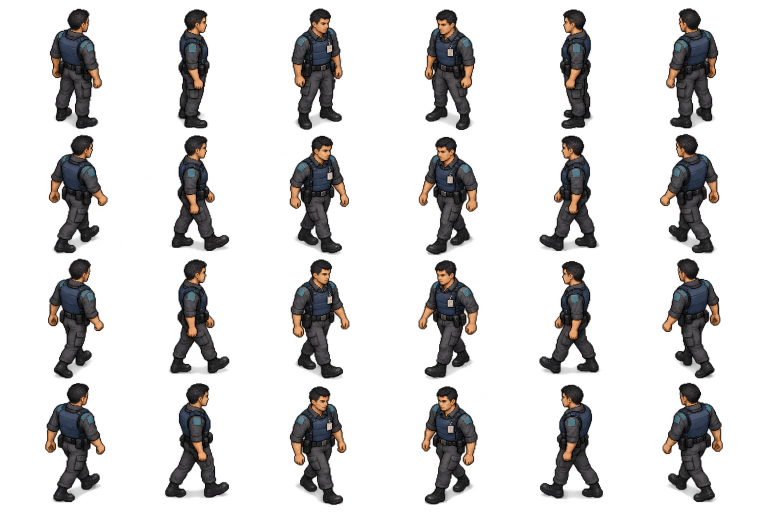
#> input picture game/Assets/facility-standins/chen.png, 1536 x 1024 px (shown at 1/2 size); its folder holds 4 pictures in this run
$ python register_facility_standins.py
#> lines starting #> are read from the running program, lines starting #| are printed output that depends on the picture; after the words box and inside, x2 and y2 are one past the last pixel; in counts of white or black regions, pixels touching at a corner belong together
"""Register unchanged generated sprite sources by atlas region/feet anchor; never edit PNG pixels."""
import argparse
import hashlib
import json
import statistics
from pathlib import Path
from PIL import Image

ROOT = Path(__file__).resolve().parents[1]
FOLDER = ROOT / 'game/Assets/facility-standins'


def character_rows(alpha):
    cuts = [0]
    opaque = alpha.point(lambda value: 255 if value >= 160 else 0)
    for boundary in (256, 512, 768):
        clear = [y for y in range(boundary - 16, boundary + 21)
                 if opaque.crop((0, y, alpha.width, y + 1)).getbbox() is None]
        if not clear:
            raise ValueError('No clear row separating generated animation frames')
        cuts.append((clear[0] + clear[-1]) // 2)
    return cuts + [alpha.height]


def build():
    images, sprites, actors = {}, {}, {}
    for name in ('chen', 'ortiz', 'player', 'floor', 'wall', 'door', 'land', 'props'):
        with Image.open(FOLDER / f'{name}.png') as image:
#> image is the input picture: PIL image 1536x1024 RGBA; mean R, G, B, A 47.8, 41.4, 38, 54.3
            filename = f'facility-standins/{name}.png'
            images[filename] = list(image.size)
            if name in ('chen', 'ortiz', 'player'):
                if image.size != (1536, 1024) or image.mode != 'RGBA':
                    raise ValueError(f'{name}: expected transparent 6-column/4-row source')
                alpha = image.getchannel('A')
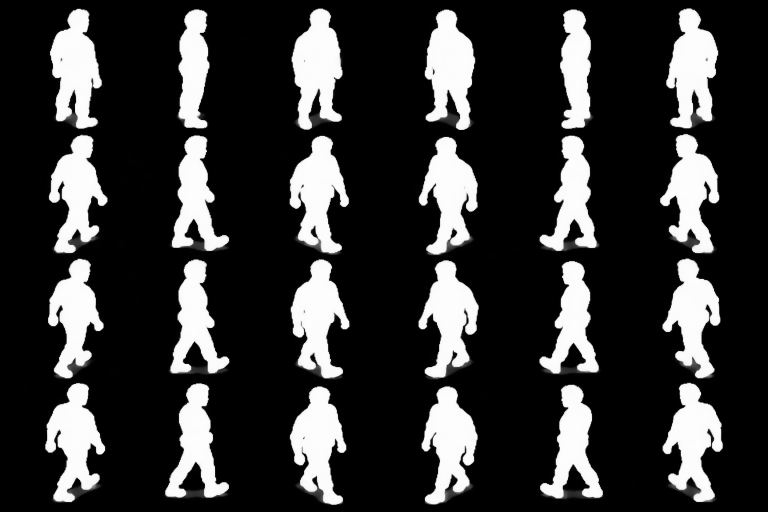
#> alpha: PIL image 1536x1024 L (shown at 1/2 size); min 0, max 254, mean 54.3
                cuts = character_rows(alpha)
#> in character_rows, `opaque = alpha.point(lambda value: 255 if value >= 160 else 0)`:
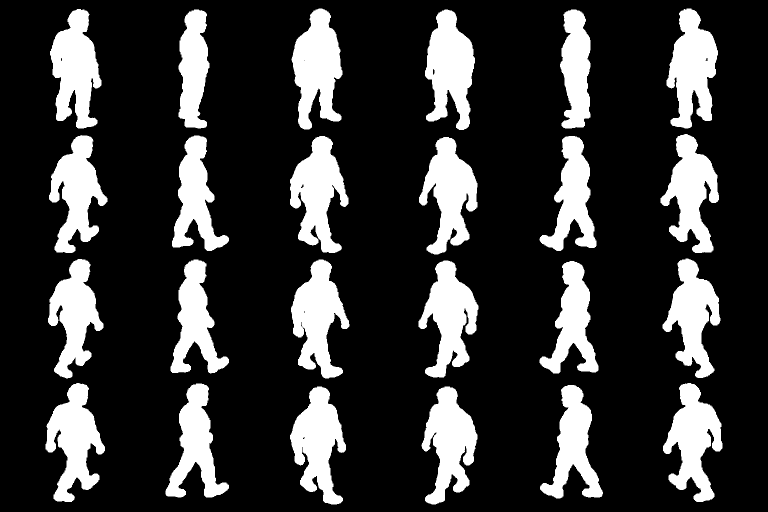
#> opaque: PIL image 1536x1024 L (shown at 1/2 size); 21.1% white; 24 white regions, largest, box (x1, y1, x2, y2) and area: (583, 17, 685, 259) 15556, (850, 19, 950, 260) 15330, (580, 272, 697, 506) 15193
#> the loop in character_rows, `for boundary in (256, 512, 768):` made 3 passes
#> clear on passes 1 to 3: [260, 261, 262, 263, 264, 265, 266, 267], [509, 510, 511, 512, 513, 514, 515, 516], [757, 758, 759, 760, 761, 762, 763, 764, 765]
#> after the loop in character_rows, `for boundary in (256, 512, 768):`: cuts = [0, 263, 512, 761]
#> cuts = [0, 263, 512, 761, 1024]
                frames = []
                for row in range(4):
                    for column in range(6):
                        region = [column * 256, cuts[row], 256, cuts[row + 1] - cuts[row]]
                        cell = alpha.crop((region[0], region[1], region[0] + region[2], region[1] + region[3]))
                        mask = cell.point(lambda value: 255 if value >= 160 else 0)
                        box = mask.getbbox()
                        if not box or box[0] == 0 or box[1] == 0 or box[2] == cell.width or box[3] == cell.height:
                            raise ValueError(f'{name}/{row}/{column}: foreground clipped at frame boundary')
                        foot = mask.crop((0, max(box[1], box[3] - 26), cell.width, box[3])).getbbox()
                        frames.append((region, box, [(foot[0] + foot[2]) / 2, box[3] - 1]))
#> after the loop, frames = 24 items
                scale = round(58 / statistics.median(f[1][3] - f[1][1] for f in frames[:6]), 6)
#> scale = 0.242
                for index, (region, _, anchor) in enumerate(frames):
                    row, column = divmod(index, 6)
                    state, frame = ('idle', 0) if row == 0 else ('walk', row - 1)
                    sprites[f'facility-{name}-{state}-{column}-{frame}'] = dict(file=filename, region=region, anchor=anchor, scale=scale)
#> this loop made 24 passes
#> (region, anchor, row, column, state, frame) on passes 1 to 12: ([0, 0, 256, 263], [153.5, 256], 0, 0, 'idle', 0), ([256, 0, 256, 263], [129.5, 256], 0, 1, 'idle', 0), ([512, 0, 256, 263], [127.5, 258], 0, 2, 'idle', 0), ([768, 0, 256, 263], [128, 259], 0, 3, 'idle', 0), ([1024, 0, 256, 263], [128, 256], 0, 4, 'idle', 0), ([1280, 0, 256, 263], [102.5, 256], 0, 5, 'idle', 0), ([0, 263, 256, 249], [144.5, 242], 1, 0, 'walk', 0), ([256, 263, 256, 249], [145, 238], 1, 1, 'walk', 0), ([512, 263, 256, 249], [129.5, 242], 1, 2, 'walk', 0), ([768, 263, 256, 249], [122, 245], 1, 3, 'walk', 0), ([1024, 263, 256, 249], [112, 238], 1, 4, 'walk', 0), ([1280, 263, 256, 249], [111.5, 242], 1, 5, 'walk', 0)
#> after the loop, sprites = 24 items
                states = {state: [[f'facility-{name}-{state}-{facing}-{frame}' for frame in range(count)]
                                  for facing in range(6)] for state, count in [('idle', 1), ('walk', 3)]}
#> states = 2 items
                actor_id = dict(chen='observer', ortiz='tech', player='avatar')[name]
                actors[actor_id] = dict(rig='human-isometric-six-v1', layers=[dict(id='baked-outfit', states=states)])
            elif name == 'props':
                if image.mode != 'RGBA' or image.width != image.height or image.width % 2:
                    raise ValueError('Expected transparent 2x2 prop sheet')
                cell = image.width // 2
                for prop, column, row, anchor, scale in [
                    ('crate', 0, 0, [320, 470], .085), ('cabinet', 1, 0, [315, 585], .11),
                    ('terminal', 0, 1, [320, 455], .10), ('trolley', 1, 1, [295, 450], .085)
                ]:
                    sprites['facility-' + prop] = dict(file=filename, region=[column * cell, row * cell, cell, cell],
                        anchor=[round(n * cell / 640, 3) for n in anchor], scale=round(scale * 640 / cell, 6))
            else:
                if image.width != image.height:
                    raise ValueError(f'{name}: expected square planar surface source')
                sprites['facility-' + name] = dict(file=filename, region=[0, 0, image.width, image.height], anchor=[0, 0], scale=1)
#> pass 2 of the loop in build, `for name in ('chen', 'ortiz', 'player', 'floor', 'wall', 'door', 'land..`:
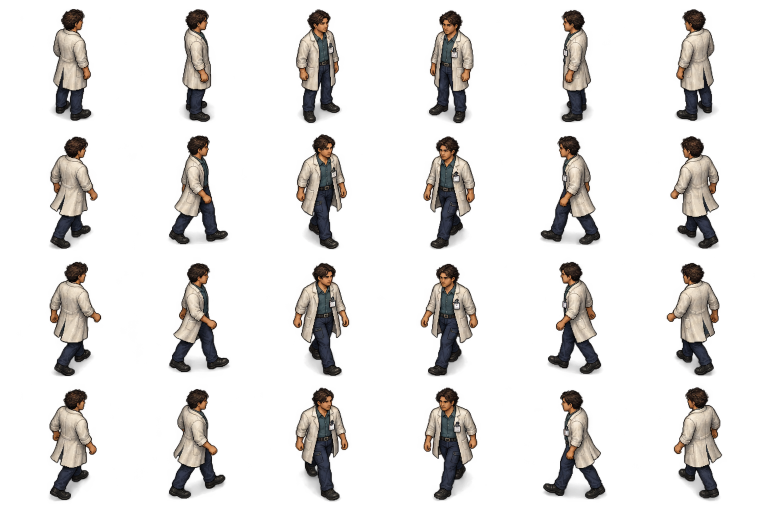
#> input picture game/Assets/facility-standins/ortiz.png, 1536 x 1024 px (shown at 1/2 size)
#> in build, image is the input picture: PIL image 1536x1024 RGBA; mean R, G, B, A 70.6, 62.7, 56.1, 47.7
#> in build, `alpha = image.getchannel('A')`:
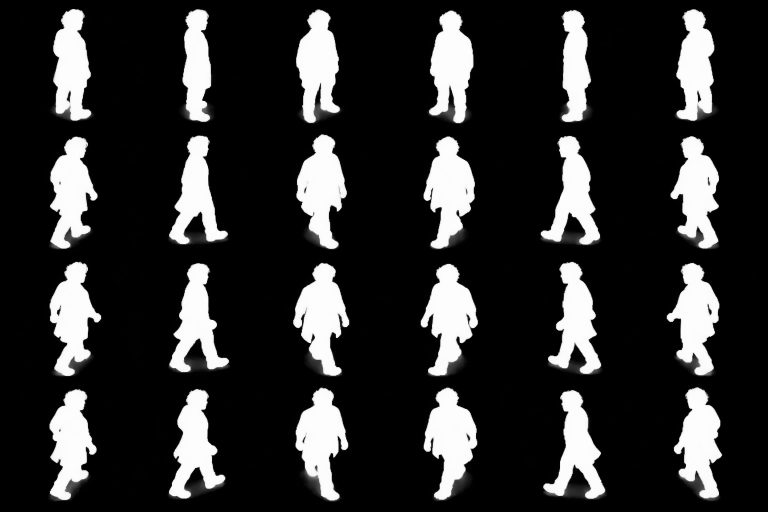
#> alpha: PIL image 1536x1024 L (shown at 1/2 size); min 0, max 254, mean 47.7
#> in character_rows (call 2), `opaque = alpha.point(lambda value: 255 if value >= 160 else 0)`:
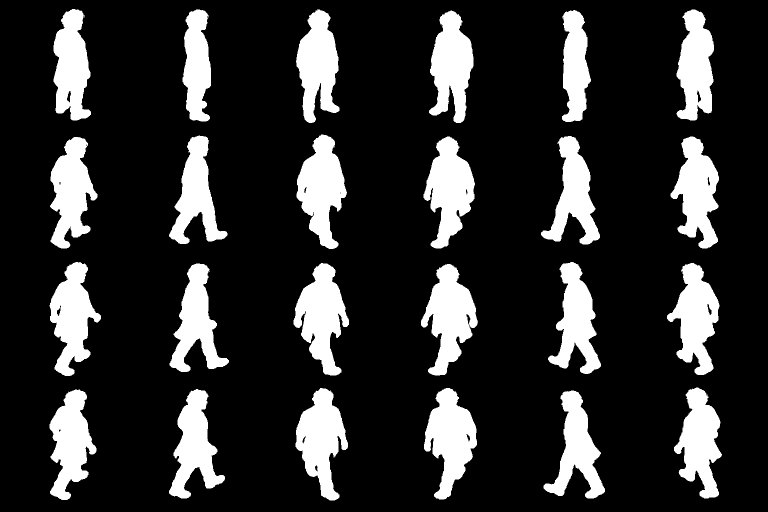
#> opaque: PIL image 1536x1024 L (shown at 1/2 size); 18.5% white; 25 white regions (1 under 20 px), largest, box (x1, y1, x2, y2) and area: (842, 528, 956, 751) 13509, (587, 526, 698, 751) 13498, (848, 776, 954, 999) 13328
#> after the loop in character_rows (call 2), `for boundary in (256, 512, 768):`: cuts = [0, 257, 510, 763]
#> in build, `cuts = character_rows(alpha)`: cuts = [0, 257, 510, 763, 1024]
#> scale = 0.259
#> the loop in build, `for index, (region, _, anchor) in enumerate(frames):` made 24 passes
#> (region, anchor, row, column, state, frame) on passes 1 to 8: ([0, 0, 256, 257], [146.5, 240], 0, 0, 'idle', 0), ([256, 0, 256, 257], [140, 242], 0, 1, 'idle', 0), ([512, 0, 256, 257], [131, 245], 0, 2, 'idle', 0), ([768, 0, 256, 257], [127, 245], 0, 3, 'idle', 0), ([1024, 0, 256, 257], [124, 243], 0, 4, 'idle', 0), ([1280, 0, 256, 257], [108.5, 240], 0, 5, 'idle', 0), ([0, 257, 256, 253], [131, 239], 1, 0, 'walk', 0), ([256, 257, 256, 253], [140.5, 230], 1, 1, 'walk', 0)
#> after the loop in build, `for index, (region, _, anchor) in enumerate(frames):`: sprites = 48 items
    return dict(version=1, images=images, sprites=sprites,
        rigs={'human-isometric-six-v1': dict(directions=['NE', 'E', 'SE', 'SW', 'W', 'NW'], frames=dict(idle=1, walk=3))},
        actors=actors, objects={kind: 'facility-' + kind for kind in ('crate', 'cabinet', 'terminal', 'trolley')},
        surfaces={kind: 'facility-' + kind for kind in ('floor', 'wall', 'door', 'land')}, mounts={'trolley-support': [0, -5]})


def main():
    parser = argparse.ArgumentParser(description=__doc__)
    parser.add_argument('--check', action='store_true', help='Check registration without writing files.')
    args = parser.parse_args()
    manifest = build()
    provenance = json.loads((FOLDER / 'provenance.json').read_text())
    for source in provenance['assets'].values():
        if hashlib.sha256((FOLDER / source['file']).read_bytes()).hexdigest() != source['sha256']:
            raise SystemExit('Generated source changed: ' + source['file'])
    text = json.dumps(manifest, indent=2) + '\n'
    path = FOLDER / 'manifest.json'
    if args.check:
        if path.read_text() != text:
            raise SystemExit('Sprite manifest differs from registered sources')
    else:
        path.write_text(text)
    print(f"FACILITY_ART_REGISTRATION_PASS: {len(manifest['images'])} untouched source images, {len(manifest['sprites'])} bindings, 72 character frames")


if __name__ == '__main__':
#> (the run stopped early here; a loop or call above may not have finished)
